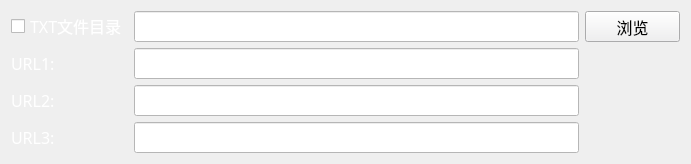
        <widget class="QWidget" name="layoutWidget">
         <property name="geometry">
          <rect>
           <x>10</x>
           <y>552</y>
           <width>691</width>
           <height>120</height>
          </rect>
         </property>
         <layout class="QGridLayout" name="gridLayout_8" columnstretch="1,10,2">
          <item row="2" column="1">
           <widget class="QLineEdit" name="lineEdit_18">
            <property name="enabled">
             <bool>true</bool>
            </property>
            <property name="font">
             <font>
              <family>微软雅黑</family>
              <pointsize>12</pointsize>
             </font>
            </property>
            <property name="styleSheet">
             <string notr="true">QLineEdit
{
background-color: rgb(255, 255, 255);
}</string>
            </property>
            <property name="text">
             <string/>
            </property>
            <property name="readOnly">
             <bool>false</bool>
            </property>
           </widget>
          </item>
          <item row="0" column="0">
           <widget class="QCheckBox" name="checkBox_2">
            <property name="sizePolicy">
             <sizepolicy hsizetype="Expanding" vsizetype="Fixed">
              <horstretch>0</horstretch>
              <verstretch>0</verstretch>
             </sizepolicy>
            </property>
            <property name="font">
             <font>
              <family>微软雅黑</family>
              <pointsize>12</pointsize>
              <weight>50</weight>
              <bold>false</bold>
             </font>
            </property>
            <property name="styleSheet">
             <string notr="true">color: rgb(255, 255, 255);</string>
            </property>
            <property name="text">
             <string>TXT文件目录</string>
            </property>
           </widget>
          </item>
          <item row="0" column="2">
           <widget class="QToolButton" name="toolButton_4">
            <property name="sizePolicy">
             <sizepolicy hsizetype="Minimum" vsizetype="Fixed">
              <horstretch>0</horstretch>
              <verstretch>0</verstretch>
             </sizepolicy>
            </property>
            <property name="minimumSize">
             <size>
              <width>95</width>
              <height>0</height>
             </size>
            </property>
            <property name="font">
             <font>
              <family>微软雅黑</family>
              <pointsize>12</pointsize>
             </font>
            </property>
            <property name="styleSheet">
             <string notr="true">background-color: rgb(239, 239, 241);</string>
            </property>
            <property name="text">
             <string>浏览</string>
            </property>
           </widget>
          </item>
          <item row="0" column="1">
           <widget class="QLineEdit" name="lineEdit_16">
            <property name="enabled">
             <bool>true</bool>
            </property>
            <property name="font">
             <font>
              <family>微软雅黑</family>
              <pointsize>12</pointsize>
             </font>
            </property>
            <property name="styleSheet">
             <string notr="true">QLineEdit
{
background-color: rgb(255, 255, 255);
}</string>
            </property>
            <property name="text">
             <string/>
            </property>
            <property name="readOnly">
             <bool>false</bool>
            </property>
           </widget>
          </item>
          <item row="1" column="1">
           <widget class="QLineEdit" name="lineEdit_17">
            <property name="enabled">
             <bool>true</bool>
            </property>
            <property name="font">
             <font>
              <family>微软雅黑</family>
              <pointsize>12</pointsize>
             </font>
            </property>
            <property name="styleSheet">
             <string notr="true">QLineEdit
{
background-color: rgb(255, 255, 255);
}</string>
            </property>
            <property name="text">
             <string/>
            </property>
            <property name="readOnly">
             <bool>false</bool>
            </property>
           </widget>
          </item>
          <item row="3" column="1">
           <widget class="QLineEdit" name="lineEdit_19">
            <property name="enabled">
             <bool>true</bool>
            </property>
            <property name="font">
             <font>
              <family>微软雅黑</family>
              <pointsize>12</pointsize>
             </font>
            </property>
            <property name="styleSheet">
             <string notr="true">QLineEdit
{
background-color: rgb(255, 255, 255);
}</string>
            </property>
            <property name="text">
             <string/>
            </property>
            <property name="readOnly">
             <bool>false</bool>
            </property>
           </widget>
          </item>
          <item row="1" column="0">
           <widget class="QLabel" name="label_36">
            <property name="sizePolicy">
             <sizepolicy hsizetype="Preferred" vsizetype="Fixed">
              <horstretch>0</horstretch>
              <verstretch>0</verstretch>
             </sizepolicy>
            </property>
            <property name="font">
             <font>
              <family>微软雅黑</family>
              <pointsize>12</pointsize>
             </font>
            </property>
            <property name="styleSheet">
             <string notr="true">color: rgb(255, 255, 255);
border:0px;</string>
            </property>
            <property name="text">
             <string>URL1:</string>
            </property>
            <property name="alignment">
             <set>Qt::AlignLeading|Qt::AlignLeft|Qt::AlignVCenter</set>
            </property>
           </widget>
          </item>
          <item row="2" column="0">
           <widget class="QLabel" name="label_42">
            <property name="sizePolicy">
             <sizepolicy hsizetype="Preferred" vsizetype="Fixed">
              <horstretch>0</horstretch>
              <verstretch>0</verstretch>
             </sizepolicy>
            </property>
            <property name="font">
             <font>
              <family>微软雅黑</family>
              <pointsize>12</pointsize>
             </font>
            </property>
            <property name="styleSheet">
             <string notr="true">color: rgb(255, 255, 255);
border:0px;</string>
            </property>
            <property name="text">
             <string>URL2:</string>
            </property>
            <property name="alignment">
             <set>Qt::AlignLeading|Qt::AlignLeft|Qt::AlignVCenter</set>
            </property>
           </widget>
          </item>
          <item row="3" column="0">
           <widget class="QLabel" name="label_41">
            <property name="sizePolicy">
             <sizepolicy hsizetype="Preferred" vsizetype="Fixed">
              <horstretch>0</horstretch>
              <verstretch>0</verstretch>
             </sizepolicy>
            </property>
            <property name="font">
             <font>
              <family>微软雅黑</family>
              <pointsize>12</pointsize>
             </font>
            </property>
            <property name="styleSheet">
             <string notr="true">color: rgb(255, 255, 255);
border:0px;</string>
            </property>
            <property name="text">
             <string>URL3:</string>
            </property>
            <property name="alignment">
             <set>Qt::AlignLeading|Qt::AlignLeft|Qt::AlignVCenter</set>
            </property>
           </widget>
          </item>
         </layout>
        </widget>
